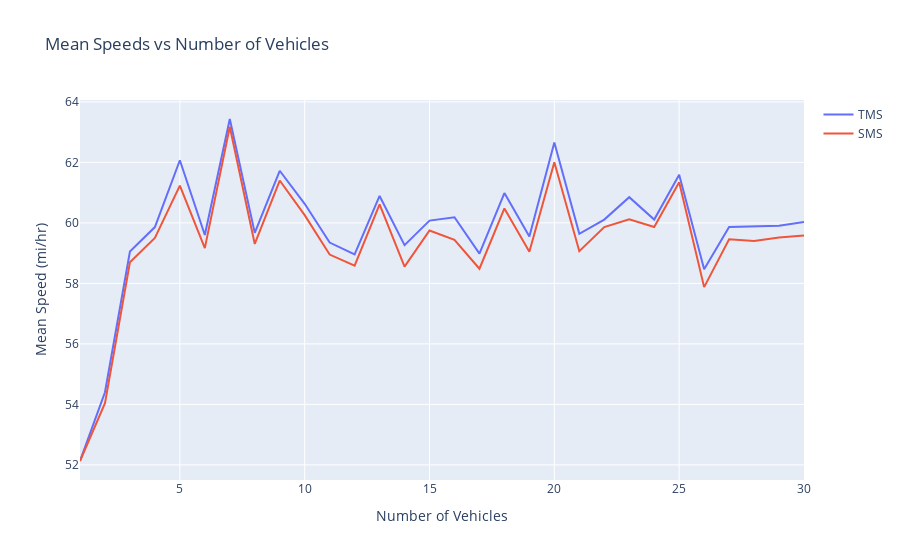

Here is the notebook cell this chart was saved with:
### Code cell
import plotly.graph_objects as go
import plotly.io as pio 

pio.renderers = "browser"

fig = go.Figure(
    layout=go.Layout(
        title="Mean Speeds vs Number of Vehicles",
        xaxis_title="Number of Vehicles",
        yaxis_title="Mean Speed (mi/hr)",
    )
)

fig.add_trace(
    go.Scatter(
        x=mean_speeds["num_vehicles"],
        y=mean_speeds["tms"],
        name="TMS",
    )
)
fig.add_trace(
    go.Scatter(
        x=mean_speeds["num_vehicles"],
        y=mean_speeds["sms"],
        name="SMS",
    )
)

fig.show()

### Figure 1 — Plotly figure (JSON) as saved in the notebook; plotly's stock layout.template omitted (floating-point values rounded to 4 significant figures)
{"data": [{"name": "TMS", "type": "scatter", "x": [1.0, 2.0, 3.0, 4.0, 5.0, 6.0, 7.0, 8.0, 9.0, 10.0, 11.0, 12.0, 13.0, 14.0, 15.0, 16.0, 17.0, 18.0, 19.0, 20.0, 21.0, 22.0, 23.0, 24.0, 25.0, 26.0, 27.0, 28.0, 29.0, 30.0], "y": [52.13, 54.4, 59.05, 59.86, 62.07, 59.6, 63.43, 59.67, 61.72, 60.63, 59.35, 58.96, 60.89, 59.26, 60.08, 60.19, 58.98, 60.98, 59.55, 62.65, 59.64, 60.11, 60.85, 60.11, 61.59, 58.47, 59.86, 59.88, 59.9, 60.03]}, {"name": "SMS", "type": "scatter", "x": [1.0, 2.0, 3.0, 4.0, 5.0, 6.0, 7.0, 8.0, 9.0, 10.0, 11.0, 12.0, 13.0, 14.0, 15.0, 16.0, 17.0, 18.0, 19.0, 20.0, 21.0, 22.0, 23.0, 24.0, 25.0, 26.0, 27.0, 28.0, 29.0, 30.0], "y": [52.13, 54.04, 58.7, 59.5, 61.23, 59.17, 63.18, 59.3, 61.4, 60.26, 58.95, 58.59, 60.61, 58.56, 59.75, 59.44, 58.48, 60.48, 59.05, 62.0, 59.06, 59.86, 60.12, 59.87, 61.34, 57.88, 59.45, 59.4, 59.52, 59.58]}], "layout": {"title": {"text": "Mean Speeds vs Number of Vehicles"}, "xaxis": {"title": {"text": "Number of Vehicles"}}, "yaxis": {"title": {"text": "Mean Speed (mi/hr)"}}}}
